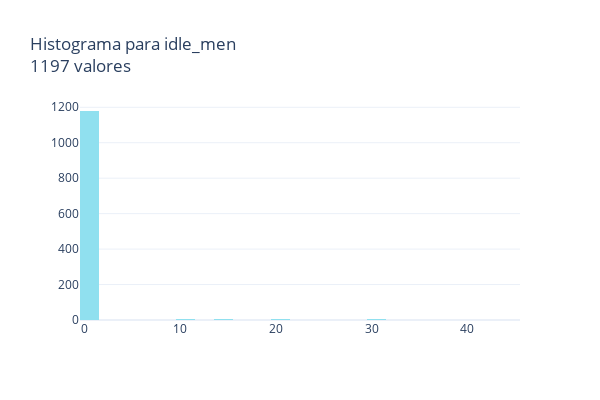

The code cell stored with this chart in its notebook:
### Markdown cell above
## 5.10 Exploremos ```idle_men```

Esta variable representa el número de personas que estuvieron paradas debido a una interrupción en la línea de producción

### Code cell
basic_var_description('idle_men', df)

### Figure 1 — Plotly figure (JSON) as saved in the notebook; plotly's stock layout.template omitted (floating-point values rounded to 4 significant figures; data arrays with more than 128 entries replaced by an {"elided": "..."} marker saying what was removed)
{"data": [{"marker": {"color": "#90e0ef"}, "type": "histogram", "x": {"elided": "1197 int values"}}], "layout": {"height": 400, "title": {"text": "Histograma para idle_men<br>1197 valores"}, "width": 600}}
